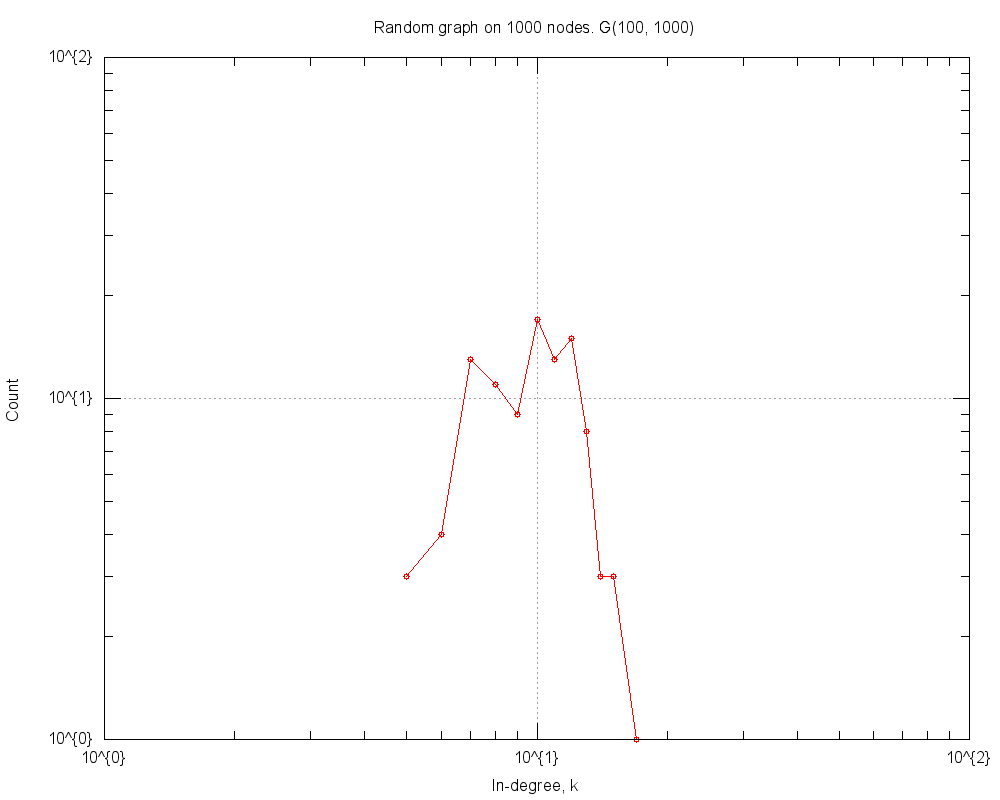

Generate this figure with gnuplot:
#
# Random graph on 1000 nodes. G(100, 1000) (Thu Mar 20 17:42:12 2014)
#

set title "Random graph on 1000 nodes. G(100, 1000)"
set key bottom right
set logscale xy 10
set format x "10^{%L}"
set mxtics 10
set format y "10^{%L}"
set mytics 10
set grid
set xlabel "In-degree, k"
set ylabel "Count"
set tics scale 2
set terminal png size 1000,800
set output 'inDeg.RndGraph.png'
plot 	"inDeg.RndGraph.tab" using 1:2 title "" with linespoints pt 6
